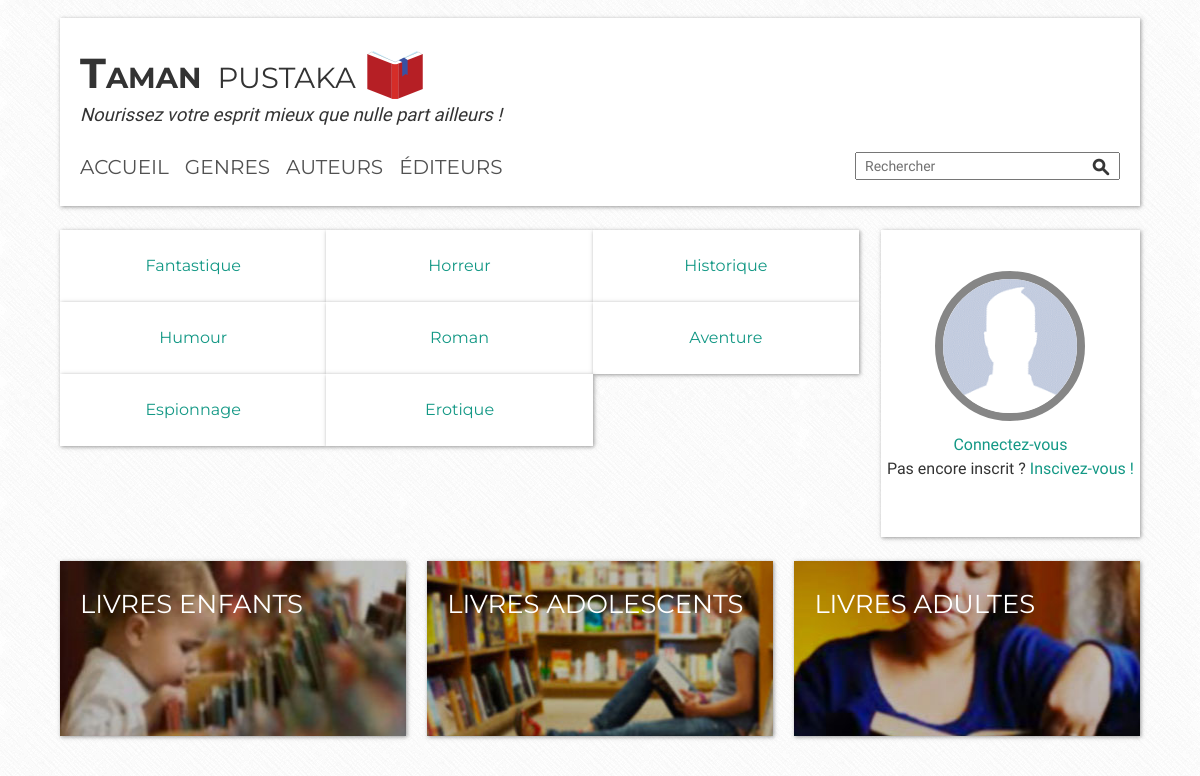
/?a=index&e=genre, run on the app's committed database.
### tables this page shows
CREATE TABLE `genres` (
  `id` int(11) NOT NULL,
  `name` varchar(255) NOT NULL,
  `created_at` timestamp NOT NULL DEFAULT CURRENT_TIMESTAMP ON UPDATE CURRENT_TIMESTAMP,
  `updated_at` timestamp NOT NULL DEFAULT '0000-00-00 00:00:00'
);

### index.php (called while the page is built, shortened)
<?php
    include( CONFIG_DIR . 'routes.php' );
    $rtsParts = explode( ROUTE_DELIMITER, $routes[ 'default' ] );
    $a = $rtsParts[ 0 ];
    if ( isset( $_REQUEST[ 'a' ] ) && isset( $_REQUEST[ 'e' ] ) )
    {
        $a = $_REQUEST[ 'a' ];
        $e = $_REQUEST[ 'e' ];
    }
    $controller = new $controllerName;
    $data = call_user_func( [ $controller, $a ] );
    include( 'views/layout.php' );

### models/Model.class.php (called while the page is built, shortened)
<?php
    class Model
    {
        private $db_options = [
            PDO::ATTR_DEFAULT_FETCH_MODE => PDO::FETCH_OBJ,
            PDO::ATTR_ERRMODE => PDO::ERRMODE_EXCEPTION
        ];
        public function __construct()
        {
            try
            {
                $this -> dbConn = new PDO(
                    self::DSN,
                    self::USERNAME,
                    self::PASSWORD,
                    $this -> db_options
                );
                $this -> dbConn -> query( 'SET CHARACTER SET UTF8' );
                $this -> dbConn -> query( 'SET NAMES UTF8' );
            }
            catch( PDOException $e )
            {
                die( 'Euh... Tu es sûre d’être connecté à la Base de Donnée ?!' );
            }
        }
    }

### models/Genre.class.php (called while the page is built)
<?php
    class Genre extends Model
    {
        public function __construct()
        {
            parent::__construct();
        }
        public function getAll()
        {
            $sql = 'SELECT * FROM genres';
            $pdost = $this -> dbConn -> query( $sql );
            return $pdost -> fetchAll();
        }
    }

### controllers/C_Genre.class.php (called while the page is built)
<?php
    class C_Genre extends C_Base
    {
        private $modelGenre = null;
        public function __construct()
        {
            $this -> modelGenre = new Genre();
        }
        public function index()
        {
            global $a, $e;
            $data = $this -> modelGenre -> getAll();
            $view = $e . VIEW_DELIMITER . $a . '.php';
            return [ 'view' => $view, 'data' => $data ];
        }
    }

### views/genre_index.php (the view, shortened to what this page needs)
<div class="filter clearfix">
    <?php foreach( $data[ 'data' ] as $genre ): ?>
    <a href="?a=index&e=book&genre_id=<?php echo( $genre -> id ) ?>">
        <section class="container filter__list">
            <h3 class="filter__title epsilon"><?php echo( $genre -> name ) ?></h3>
        </section>
    </a>
    <?php endforeach; ?>
</div>

### css/main-min.css (style rules this page uses)
html,body,div,span,applet,object,iframe,h1,h2,h3,h4,h5,h6,p,blockquote,pre,a,abbr,acronym,address,big,cite,code,del,dfn,em,img,ins,kbd,q,s,samp,small,strike,strong,sub,sup,tt,var,b,u,i,center,dl,dt,dd,ol,ul,li,fieldset,form,label,legend,table,caption,tbody,tfoot,thead,tr,th,td,article,aside,canvas,details,embed,figure,figcaption,footer,header,hgroup,menu,nav,output,ruby,section,summary,time,mark,audio,video { margin:0;padding:0;border:0;font-size:100%;font:inherit;vertical-align:baseline }
article,aside,details,figcaption,figure,footer,header,hgroup,menu,nav,section { display:block }
body { line-height:1 }
html { font-family:sans-serif;-ms-text-size-adjust:100%;-webkit-text-size-adjust:100% }
body { margin:0 }
article,aside,details,figcaption,figure,footer,header,hgroup,main,nav,section,summary { display:block }
a { background:transparent }
h1,h2,h3,h4,h5,h6,ul,ol,dl,blockquote,p,address,table,fieldset,figure,pre { margin-bottom:24px;margin-bottom:1.5rem }
html { -webkit-box-sizing:border-box;-moz-box-sizing:border-box;box-sizing:border-box }
*,*:before,*:after { -webkit-box-sizing:inherit;-moz-box-sizing:inherit;box-sizing:inherit }
body { font-size:16px;font-size:1rem;line-height:1.5;font-family:"Esteban",serif;background:url("images/pattern.png");color:#333;overflow-y:scroll;min-height:100%;-webkit-text-size-adjust:100%;-ms-text-size-adjust:100%;-moz-osx-font-smoothing:grayscale;-webkit-font-smoothing:antialiased }
h3,.gamma { font-size:25.888px;font-size:1.618rem;font-family:"Montserrat",sans-serif }
h5,.epsilon { font-size:16px;font-size:1rem;font-family:"Montserrat",sans-serif }
a { color:#139885;text-decoration:none;-webkit-transition:all .25s;-moz-transition:all .25s;-ms-transition:all .25s;transition:all .25s; }
.container { position:relative;display:block;background-color:#fff;padding:24px 20px;padding:1.5rem 1.25rem;margin:12px 0;margin:0.75rem 0rem;-webkit-box-shadow:1px 1px 4px 0 rgba(125,125,125,0.8);-moz-box-shadow:1px 1px 4px 0 rgba(125,125,125,0.8);-ms-box-shadow:1px 1px 4px 0 rgba(125,125,125,0.8);-webkit-box-shadow:1px 1px 4px 0 rgba(125,125,125,0.8);box-shadow:1px 1px 4px 0 rgba(125,125,125,0.8) }
.filter { margin:12px 0;margin:0.75rem 0rem }
.filter__list { width:33.33%;float:left;text-align:center;margin:0 }
.filter__title { padding:0;margin:0 }
.clearfix:before,.clearfix:after { content:" ";display:table }
.clearfix:after { clear:both }

### data on the page
genres: name "Fantastique"
genres: name "Horreur"
genres: name "Historique"
genres: name "Humour"
genres: name "Roman"
genres: name "Aventure"
genres: name "Espionnage"
genres: name "Erotique"
